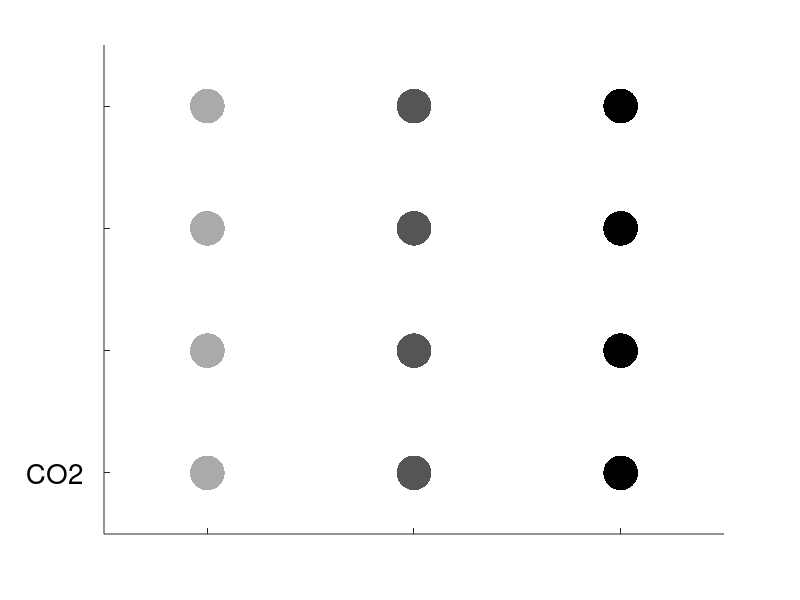

This figure's MATLAB source:

group=[0.1 0.1 0.1 0.1;0.1 0.1 0.1 0.1;0.1 0.1 0.1 0.1];  

sum1=sum(group(1,:)); 
sum2=sum(group(2,:)); 
sum3=sum(group(3,:));
group(1,:)=(group(1,:)./sum1).^0.5; 
group(2,:)=(group(2,:)./sum2).^0.5; 
group(3,:)=(group(3,:)./sum3).^0.5; 
clear sum1 sum2 sum3; 
set(figure,'color','white')
hold; 
g=3; 
for i=1:g
    for j=1:4 
        if group(i,j)>0 
            plot(i,j,'.','Markersize',group(i,j)*150,'color',[1-i/g 1-i/g 1-i/g]) 
        end
    end
end

xlim([0.5 3.5]);
ylim([0.5 4.5]);
set(gca,'xticklabel',[],'xtick',[1:1:3],'yticklabel',[],'ytick',[1:1:4])
xxposi=[1 2 3]; 
xyposi=0.3*ones(1,3); 
yxposi=0.4*ones(1,4);
yyposi=[1:1:4]; 
text(xxposi,xyposi,{'','',''},'HorizontalAlignment','center','FontSize', 14);
text(yxposi,yyposi,{'CO2','','',''},'HorizontalAlignment','right','FontSize', 20); 